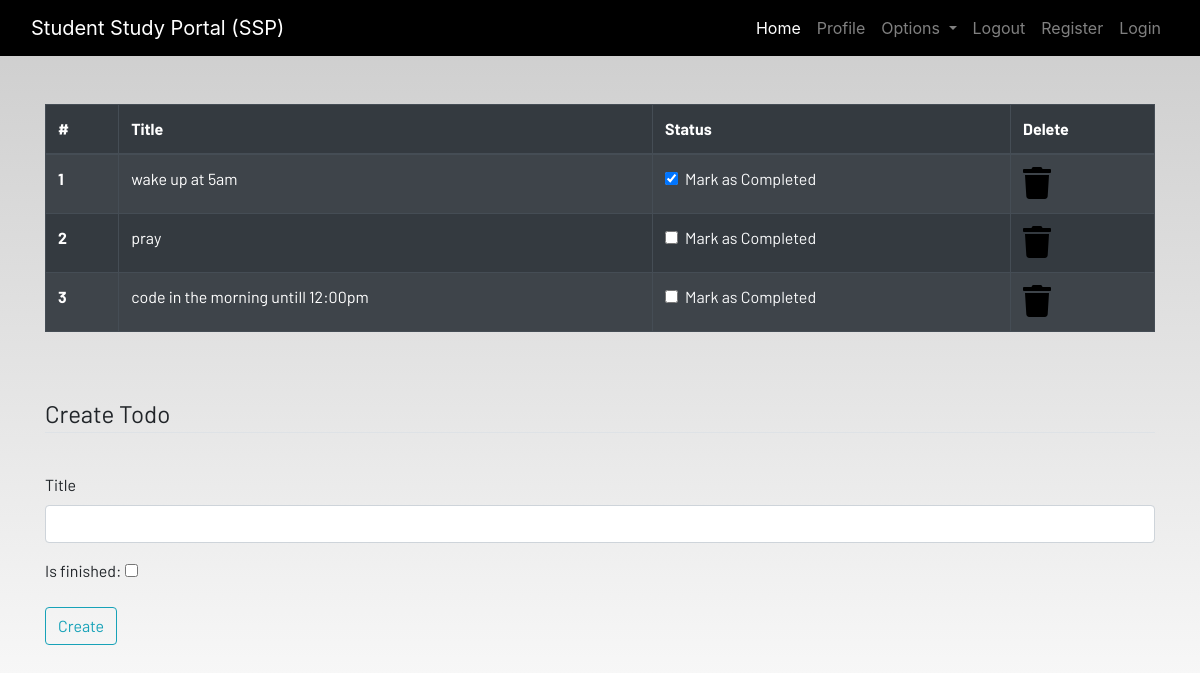
The page /todo/ (signed in) on the database its author committed.
### dashboard/models.py (models this page shows, shortened)
class Todo(models.Model):
    user = models.ForeignKey(User, on_delete=models.CASCADE)
    title = models.CharField(max_length=200)
    is_finished = models.BooleanField(default=False)
    class Meta:
        verbose_name = "todo"
        verbose_name_plural = "todo"

### dashboard/views.py (the view)
# urls.py: path('todo/',views.todo),
def todo(request):
    todo = Todo.objects.filter(user=request.user)
    if len(todo) == 0:
        todos_done = True
    else:
         todos_done = False
    context = {
        'todos': todo,
        'todos_done':todos_done
    }
    return render(request, 'dashboard/todo.html', context)

### dashboard/templates/dashboard/todo.html (shortened to what this page needs)
{% extends 'dashboard/base.html' %}
{% load static %}
{% block content %}
<div class="container">
    {% if not todos_done %}
    <table class="table table-striped table-bordered table-hover table-dark">
        <thead>
            <tr>
                <th scope="col">#</th>
                <th scope="col">Title</th>
                <th scope="col">Status</th>
                <th scope="col">Delete</th>
            </tr>
        </thead>
        <tbody>
            {% for todo in todos  %}
            <tr>
                <th scope="row">{{forloop.counter}}</th>
                <td>{{todo.title}}</td>
                <td>
                    <a href="{% url "update_todo" todo.id %}">
                        <div class="form-check">
                            {% if todo.is_finished == True %}
                            <input class="form-check-input" type="checkbox" value="" checked>
                            {% else %}
                            <input class="form-check-input" type="checkbox" value="" >
                            {% endif %}
                            <label class="form-check-label text-light" for="flexCheckDefault">
                                Mark as Completed
                            </label>
                        </div>
                    </a>
                </td>
                <td><a href="{% url "delete_todo" todo.id %}"><i class="fa fa-trash fa-2x"></i></a></td>
            </tr>
            {% endfor %}
        </tbody>
    </table>
    {% else %}
    <h4>All tasks have been done!! create to add more</h4>
    {% endif %}
</div><br><br>
<div class="container">
    <form method="POST" action="/todo/add">
        <fieldset class="form-group">
            <legend class="border-bottom mb-4">Create Todo</legend>
        </fieldset>
        <div class="form-group">
            <label for="title">Title</label>
            <input type="text" class="form-control" name="title"  >
          </div>
          <div class="form-group">
            <label for="finish">Is finished:</label>
            <input type="checkbox" name="is_finish" >
          </div>
        <div class="form-group">
            <button href="" class="btn btn-outline-info" type="submit">
                Create
            </button>
        </div>
    </form>
</div>
{% endblock content %}

### static/css/main.css (style rules this page uses)
html { scroll-behavior: smooth; height: 100%; width: 100%; }
a { text-decoration: none !important; color: black; }
html, body { max-width: 100%; overflow-x: hidden; height: 100%; width: 100%; }
body { background: linear-gradient(rgba(0, 0, 0, 0.2), rgba(255, 255, 255, 0.5)); overflow-x: hidden; background-repeat: no-repeat; }
.fa { color: black; }

### rows shown on the page
Todo: title "wake up at 5am"
Todo: title "pray"
Todo: title "code in the morning untill 12:00pm"
